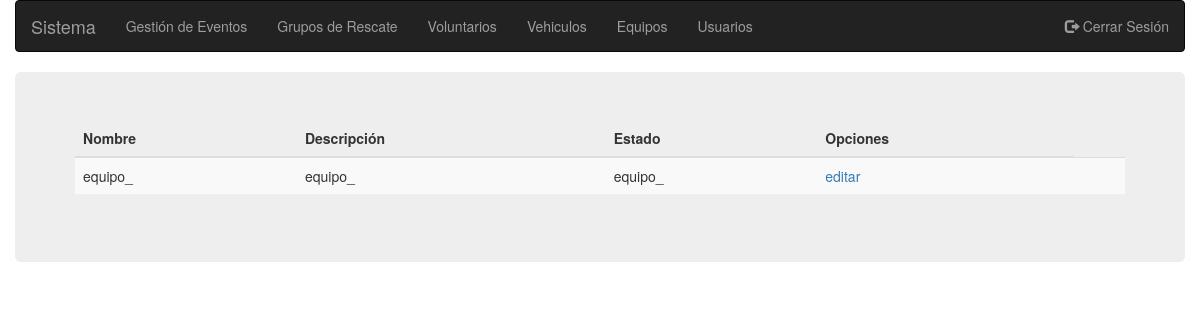
Page /equipos.php?show=true (signed in) on the committed database.
### tables this page shows
CREATE TABLE `teams` (
  `id` int(11) NOT NULL,
  `name` varchar(50) NOT NULL,
  `description` varchar(100) NOT NULL,
  `state` varchar(50) NOT NULL
);

### classes/Input.php (called while the page is built, shortened)
<?php
class Input {
    public static function exists($type = 'post'){
        switch ($type) {
            case 'post':
                return (!empty($_POST)) ? TRUE : FALSE;
                break;
            case 'get' :
                return (!empty($_GET) ? TRUE : FALSE);
                break;
        }
    }
    public static function get($item){
        if(isset($_POST[$item])){
            return $_POST[$item];
        }else if(isset ($_GET[$item])){
            return $_GET[$item];
        }
        return '';
    }
}

### classes/DB.php (called while the page is built, shortened)
<?php
class DB {
    private static $_instance = null;
    private $_pdo,
            $_query,
            $_error = false,
            $_results,
            $_count = 0;
    private function __construct() {
        try {
            $this->_pdo = new PDO(
                    'mysql:host='.Config::get('mysql/host').';dbname='.Config::get('mysql/db'),
                    Config::get('mysql/username'),
                    Config::get('mysql/password'));
        } catch (Exception $e) {
            die($e->getMessage());
        }
    }
    public static function getInstance(){
        if(!isset(self::$_instance)){
            self::$_instance = new DB();
        }
        return self::$_instance;
    }
    public function query($sql, $params = array()){
        $this->_error = FALSE;
        if (($this->_query = $this->_pdo->prepare($sql))) {
            $x = 1;
            if(count($params)){
                foreach ($params as $param) {
                    $this->_query->bindValue($x, $param);
                    $x++;
                }
            }
            if($this->_query->execute()){
                $this->_results = $this->_query->fetchAll(PDO::FETCH_OBJ);
                $this->_count =  $this->_query->rowCount();
            }else{
                $this->_error = TRUE;
            }
        }
        return $this;
    }
    public function action($action, $table, $where = array()){
        if(count($where) === 3){
            $operators = array('=','>','<','>=','<=');
            $field = $where[0];
            $operator = $where[1];
            $value = $where[2];
            if(in_array($operator, $operators)){
                $sql = "{$action} FROM {$table} WHERE {$field} {$operator} ?";
                if(!$this->query($sql, array($value))->error()){
                    return $this;
                }
            }
        }
        return FALSE;
    }
    public function get($table, $where){
        return $this->action('SELECT *', $table, $where);
    }
    public function results(){
        return $this->_results;
    }
    public function error(){
        return $this->_error;
    }
    public function count(){
        return $this->_count;
    }
}

### classes/Sistem.php (called while the page is built, shortened)
<?php
class Sistem {
    private $_db,
            $_data,
            $_type;
    public function __construct($type = null) {
        if (!is_null($type)) {
            $this->_type = $type;
        } else {
            $this->_type = 'team';
        }
        $this->_db = DB::getInstance();
    }
    public function get($arg = null) {
        if (!is_null($arg)) {
            $data = $this->_db->get($this->_type, $arg);
            if ($data->count()) {
                $this->_data = $data->results();
                return true;
            }
        } else {
            return false;
        }
    }
    public function data() {
        return $this->_data;
    }
}

### classes/Config.php (called while the page is built)
<?php
class Config {
    public static function get($path = NULL){
        if($path){
            $config = $GLOBALS['config'];
            $path = explode('/', $path);
            foreach ($path as $bit) {
                if(isset($config[$bit])){
                    $config = $config[$bit];
                }
            }
            return $config;
        }
        return FALSE;
    }
}

### equipos.php (the view, shortened to what this page needs)
<div class="container">
	<div class="row">
		<div class="jumbotron">
			<div class="row">
				<?php if (Input::exists('get') && Input::get('show')) : ?>
					<div class="col-sm-12">
						<table class="table table-striped">
							<thead>
								<tr>
									<th>Nombre</th>
									<th>Descripción</th>
									<th>Estado</th>
									<th>Opciones</th>
								</tr>
							</thead>
							<tbody>
								<?php $sistem = new Sistem('teams');
								if (!$sistem->get(array('id', '>', 0))) : ?>
									<tr>
										<td colspan="8"><h3><center>No hay registro</center></h3></td>
									</tr>
								<?php else :
									foreach ($sistem->data() as $team) { ?>
										<tr>
											<td><?php echo $team->name; ?></td>
											<td><?php echo $team->description; ?></td>
											<td><?php echo $team->state; ?></td>
											<td><a href="?edit=<?php echo $team->id; ?>">editar</a><td>
										</tr>
									<?php } ?>
								<?php endif; ?>
							</tbody>
						</table>
					</div>
				<?php endif; ?>
			</div>
		</div>
	</div>
</div>

### rows in the picture
teams: name "equipo_", description "equipo_", state "equipo_"

### other values in the picture
Config::get('template/name') "Sistema"
